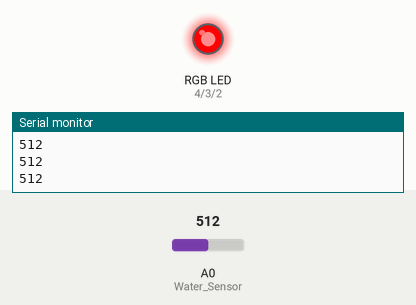
Simulated run of this sketch. Board: Arduino Uno, built with avr-gcc and run on an emulated ATmega328P. Parts: an RGB LED mixed from three pins (HIGH = lit), the last lines printed to the serial monitor. Inputs (shaded band) come from the test bench; at power-on: A0 (Water_Sensor) = 512.

Above: at 1.2 s.
1.3 s: A0 (Water_Sensor) set to 310
2.8 s: A0 (Water_Sensor) set to 289
At 3.4 s:
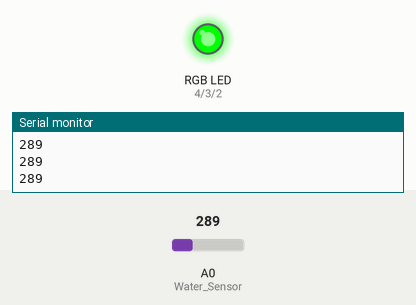
4.3 s: A0 (Water_Sensor) set to 106
5.8 s: A0 (Water_Sensor) set to 94
At 6.9 s:
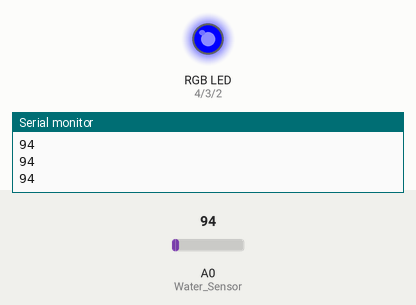
7.3 s: A0 (Water_Sensor) set to 110
At 8.0 s:
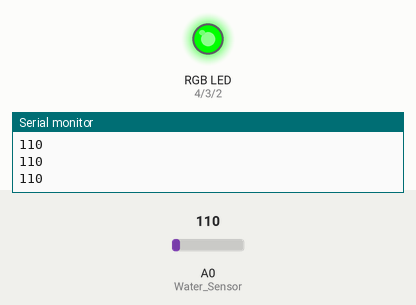
8.8 s: A0 (Water_Sensor) set to 90
At 9.2 s:
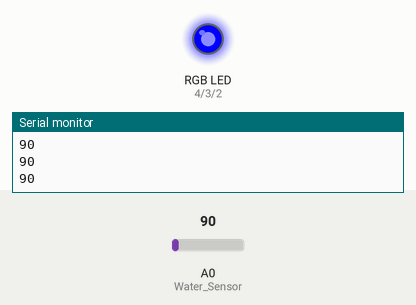
Timing chart, 0 to 11.3 s (numbered marks = the images above; inputs shaded):
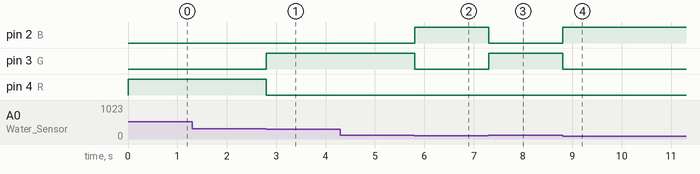

The sketch:

RGB_lamp_using_water_sensor.ino
```cpp
int Water_Sensor = A0;
int Sensor_val = 0;

int R = 4;
int G = 3;
int B = 2;

void setup() {
  Serial.begin(9600);

  pinMode(R, OUTPUT);
  pinMode(G, OUTPUT);
  pinMode(B, OUTPUT);
}

void loop() {
  Sensor_val = analogRead(Water_Sensor);

  if(Sensor_val<=100){
    digitalWrite(B, HIGH);
    digitalWrite(G, LOW);
    digitalWrite(R, LOW);
  }
  else if(Sensor_val<=300){
    digitalWrite(B, LOW);
    digitalWrite(G, HIGH);
    digitalWrite(R, LOW);
  }
 else{
  digitalWrite(B, LOW);
  digitalWrite(G, LOW);
  digitalWrite(R, HIGH);
 }
 Serial.println(Sensor_val);
}
```

Measured:
- the behaviour switches between 301 and 300 on A0 (Water_Sensor) (found by bisection; images 0 and 1)
- the behaviour switches between 101 and 100 on A0 (Water_Sensor) (found by bisection; images 1 and 2)
- after the input at 2.8 s, pin 3 (G): LOW → HIGH at once; pin 4 (R): HIGH → LOW at once
- after the input at 5.8 s, pin 2 (B): LOW → HIGH at once; pin 3 (G): HIGH → LOW at once
- after the input at 7.3 s, pin 2 (B): HIGH → LOW at once; pin 3 (G): LOW → HIGH at once
- after the input at 8.8 s, pin 2 (B): LOW → HIGH at once; pin 3 (G): HIGH → LOW at once
